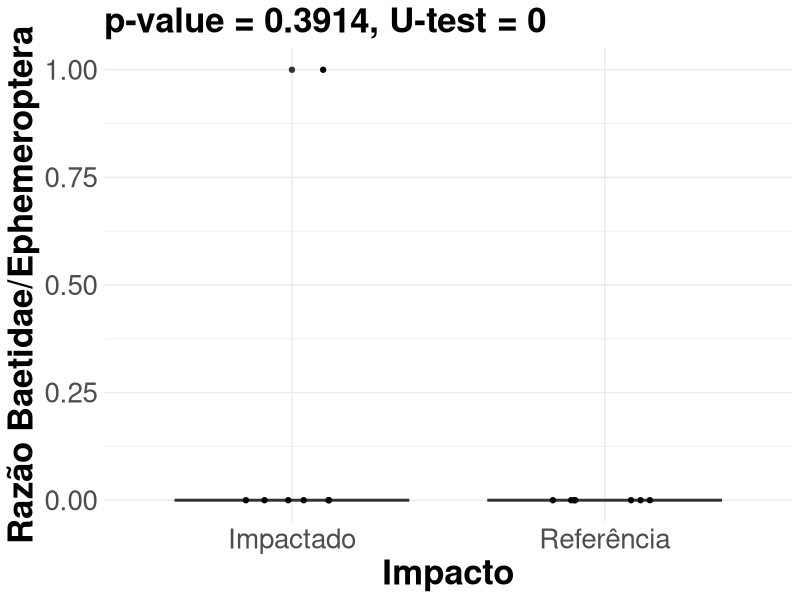
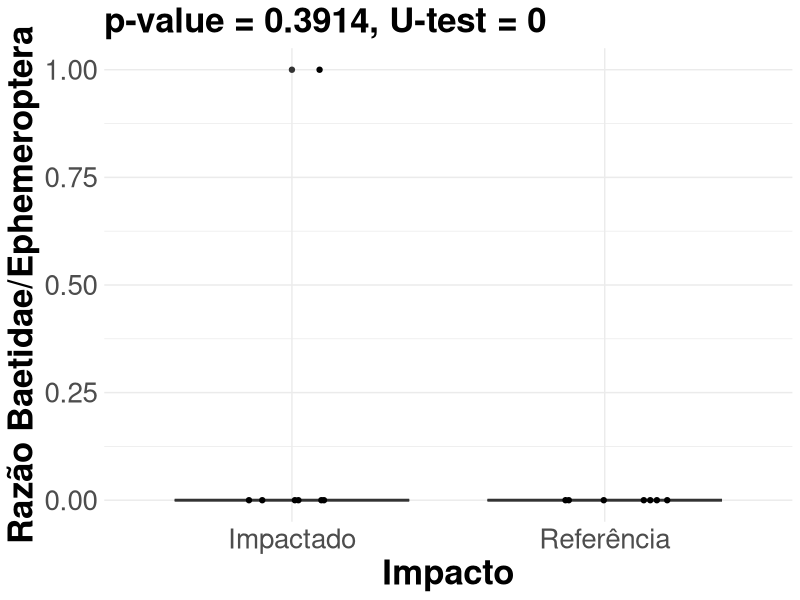
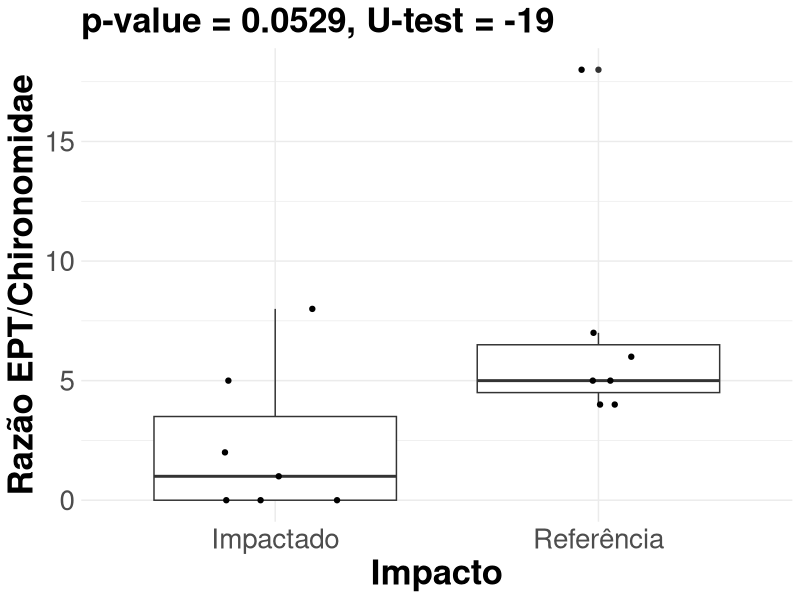
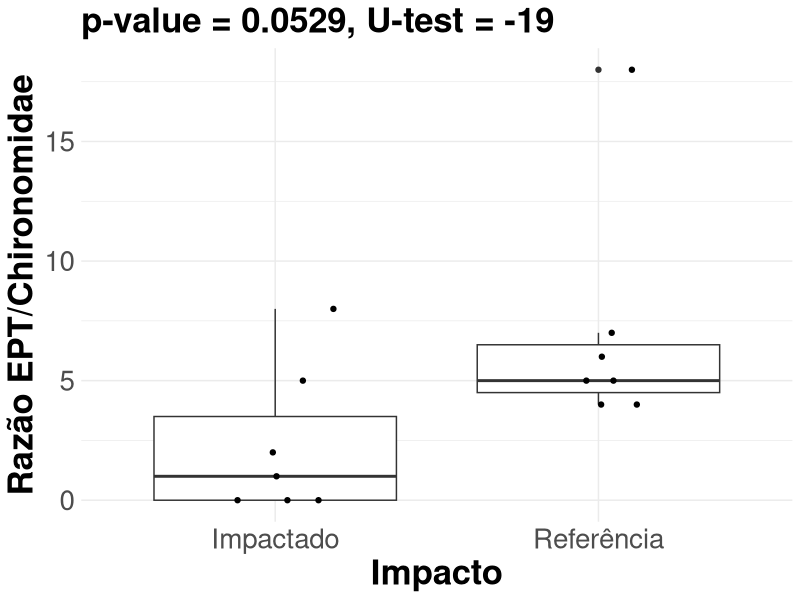
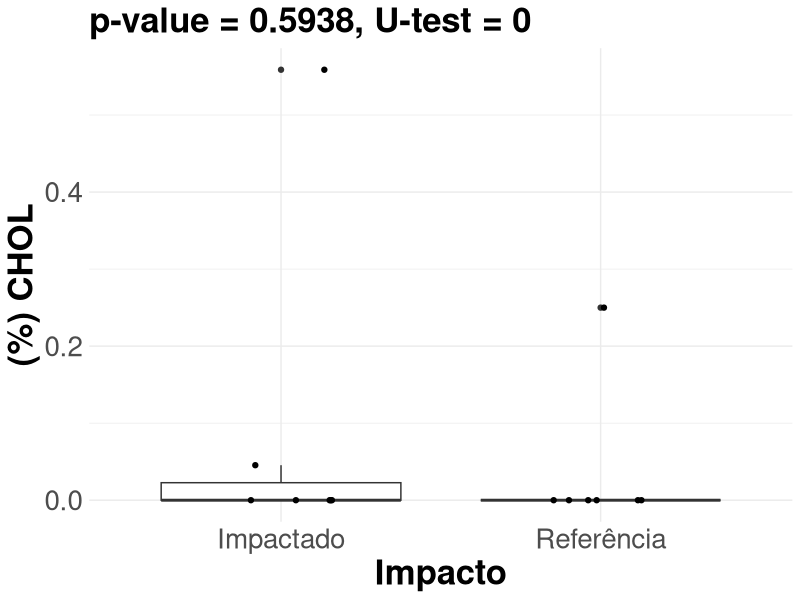
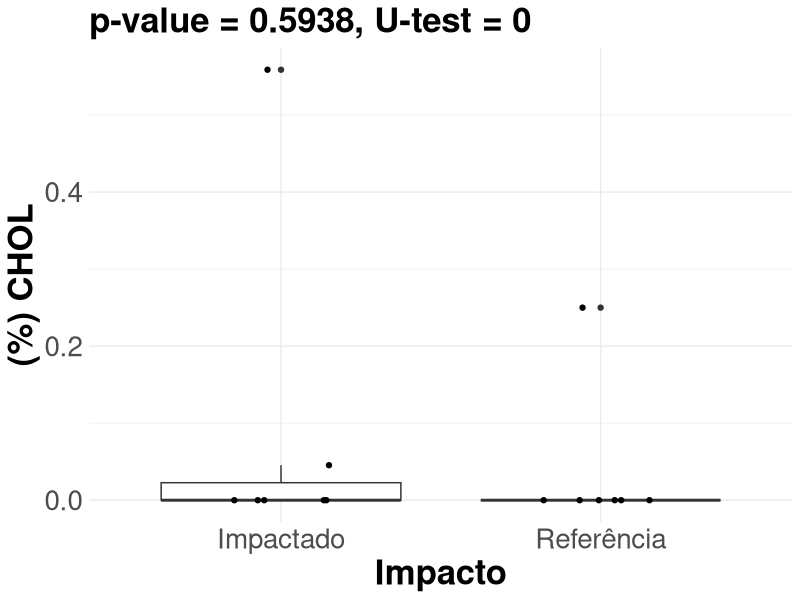
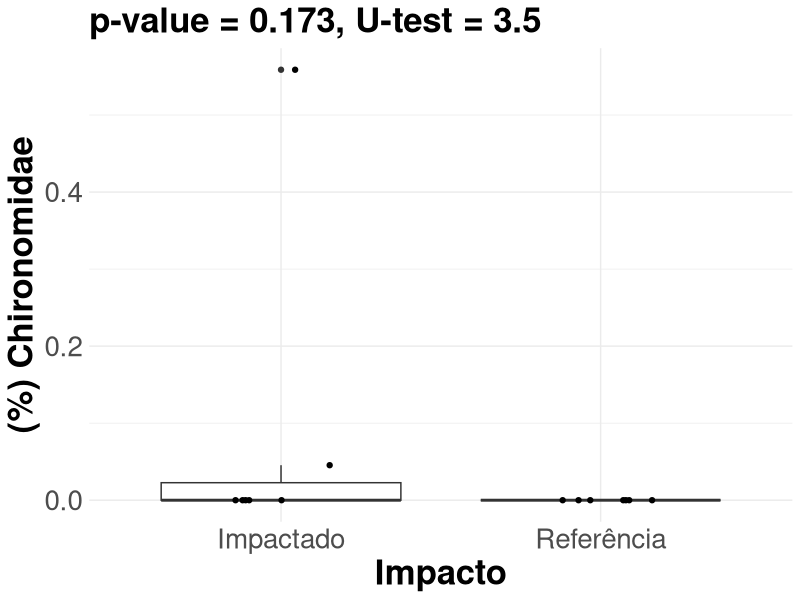
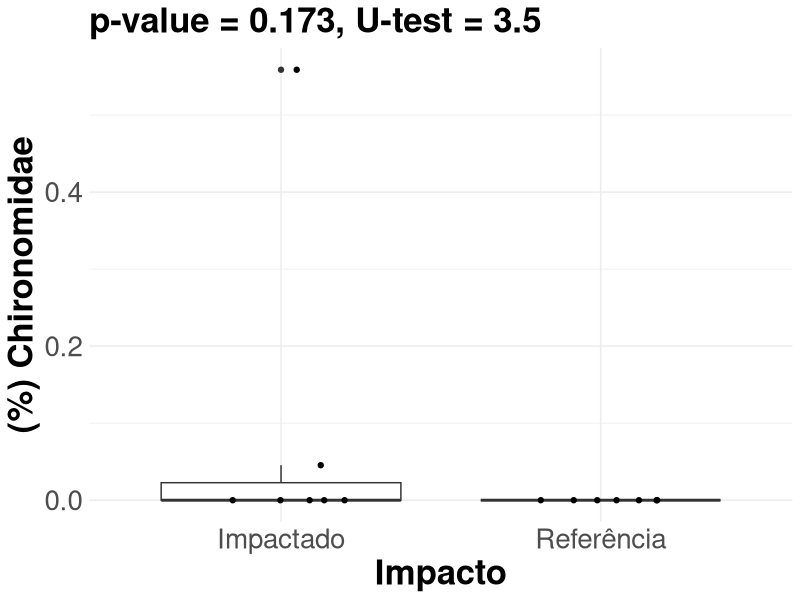

These figures' R source, in order: (Note: this script raises an error after producing the figures.)

library(tidyverse)

################################## Configurações ###############################
set.seed(1994)
pontos_referencia <- c("RiodaBarra-P1/2", "RioMutuca-P1")
pontos_impactado <- c("RiodaBarra-P2", "RioMutuca-P3")

metodos_de_amostragem <- c("D Net")

vetor_estetica_indice <- c(
  "razao_baetidae_ephemeroptera" = "Razão Baetidae/Ephemeroptera",
  "razao_ept_chironomidae" = "Razão EPT/Chironomidae",
  "relativo_chol" = "(%) CHOL",
  "relativo_chironomidae" = "(%) Chironomidae",
  "relativo_ephemeroptera" = "(%) Ephemeroptera",
  "relativo_plecoptera" = "(%) Plecoptera",
  "relativo_trichoptera" = "(%) Trichoptera",
  "relativo_coleoptera" = "(%) Coleoptera",
  "relativo_diptera" = "(%) Diptera",
  "relativo_odonata" = "(%) Odonata",
  "relativo_insecta" = "(%) Insecta",
  "relativo_oligochaeta" = "(%) Oligochaeta",
  "relativo_gastropoda" = "(%) Gastropoda",
  "relativo_crustacea" = "(%) Crustacea",
  "riqueza_classes" = "Classes Taxa",
  "riqueza_ordens" = "Ordens Taxa",
  "riqueza_familias" = "Famílias Taxa",
  "shannon_classes" = "Classes Taxa",
  "shannon_ordens" = "Shannon de Ordens",
  "shannon_familias" = "Shannon de Famílias",
  "pielou_classes" = "Pielou de Classes",
  "pielou_ordens" = "Pielou de Ordens",
  "pielou_familias" = "Pielou de Famílias",
  "riqueza_familias_ephemeroptera" = "Ephemeroptera Taxa",
  "riqueza_familias_trichoptera" = "Trichoptera Taxa",
  "riqueza_familias_plecoptera" = "Plecoptera Taxa",
  "riqueza_familias_coleoptera" = "Coleoptera Taxa",
  "ept_riqueza" = "EPT Taxa",
  "bmwp" = "BMWP",
  "aspt" = "ASPT",
  "coletor_recolhedor_proporcao" = "(%) Coletor-Recolhedor",
  "filtrador_proporcao" = "(%) Filtradores",
  "predador_proporcao" = "(%) Predadores",
  "perfuradores_proporcao" = "(%) Perfuradores",
  "fragmentadores_proporcao" = "(%) Fragmentadores",
  "raspadores_proporcao" = "(%) Raspadores",
  "detritivoros_proporcao" = "(%) Detritívoros",
  "herbivoros_proporcao" = "(%) Herbívoros"
)

vetor_estetica_impacto <- c(
  "referencia" = "Referência",
  "impactado" = "Impactado"
)

# Pastas de figuras
pasta_figuras <- "figuras/indice_multimetrico"
if (!dir.exists(pasta_figuras)) {
  dir.create(pasta_figuras, recursive = TRUE)
}

# Pasta de tabelas
pasta_tabelas <- "tabelas/indice_multimetrico"
if (!dir.exists(pasta_tabelas)) {
  dir.create(pasta_tabelas, recursive = TRUE)
}

################################## Carregar dados ##############################
indices_df <- read_csv("dados/processado/matriz_indices_imaturos_piata.csv")


############################## Pre-processamento ###############################
vetor_respostas <- indices_df %>%
  select(-(campanha:method)) %>%
  names()

# Adicionar coluna de impacto
indices_df <- indices_df %>%
  mutate(
    impacto = case_when(
      locality_name %in% pontos_referencia ~ "referencia",
      locality_name %in% pontos_impactado ~ "impactado",
      TRUE ~ "desconsiderado"
    )
  ) 

# Filtrar dados para análise baseado em rede-D.
dados_filtrados <- indices_df %>%
  filter(impacto != "desconsiderado") %>%
  filter(method %in% metodos_de_amostragem) %>%
  mutate(impacto = as.factor(impacto), method = as.factor(method))

str(dados_filtrados)
################################### Scores #####################################

for (i in vetor_respostas) {
  print(paste("Analisando índice:", i))
  
  test <- dados_filtrados %>%
    select(c("impacto", i))


  # Teste de Mann-Whitney
  teste <- wilcox.test(
    formula = as.formula(paste(i, "~ impacto")),
    data = dados_filtrados
  )
 
  p_value = teste$p.value
  w <- teste$statistic

  # Tamanhos das amostras
  n1 <- dados_filtrados %>%
    filter(impacto == levels(dados_filtrados$impacto)[1]) %>% 
    nrow()
  n2 <- dados_filtrados %>% 
    filter(impacto == levels(dados_filtrados$impacto)[2]) %>% 
    nrow()

  # Cálculo do U
  u <- w - n1 * (n1 + 1) / 2
  
  
  # Criação do gráfico
  nome_indice <- vetor_estetica_indice[[i]]

  plot <- ggplot(
    dados_filtrados,
    aes_string(
      x = "impacto",
      y = i
    )
  ) +
    theme_minimal() +
    geom_boxplot() +
    geom_jitter(width = 0.2, height = 0, alpha = 1) +
    scale_x_discrete(labels = vetor_estetica_impacto) +
    theme(
      text = element_text(size = unit(25, "pt")),
      axis.title = element_text(size = unit(25, "pt"), face = "bold"),
      plot.title = element_text(size = unit(25, "pt"), face = "bold"),
      plot.subtitle = element_text(size = unit(25, "pt"), face = "bold")
    ) +
  # Adicionar títulos e legendas
    labs(
      x = "Impacto",
      y = nome_indice,
      subtitle = paste0(
        "p-value = ", round(p_value, 4),
        ", U-test = ", round(u, 4)
      )
    ) 

  # Salvar o gráfico
  ggsave(
    plot,
    filename = paste0(pasta_figuras, "/boxplot_", i, ".png"),
    width = 8,
    height = 8
  )

    ggsave(
    plot,
    filename = paste0(pasta_figuras, "/boxplot_", i, ".svg"),
    width = 8,
    height = 8
  )
}



############################## spearman correlations ###########################
dados_filtrados_numerico <- dados_filtrados %>%
  select(all_of(vetor_respostas))

# Função para criar matriz de p-valores
pval_spearman <- function(df) {
  vars <- names(df)
  n <- length(vars)
  p_mat <- matrix(NA, n, n)
  colnames(p_mat) <- vars
  rownames(p_mat) <- vars

  # Loop pelos pares de variáveis
  for (i in 1:n) {
    for (j in 1:n) {
      if (i == j) {
        p_mat[i, j] <- 0
      } else {
        teste <- cor.test(df[[i]], df[[j]], method = "spearman")
        p_mat[i, j] <- teste$p.value
      }
    }
  }
  return(p_mat)
}

# Cria as matrizes
correlations <- cor(dados_filtrados_numerico, method = "spearman")
p_values <- pval_spearman(dados_filtrados_numerico)


# salvar tabela de correlações (apenas a parte inferior da matriz)
correlations_lower <- correlations
correlations_lower[upper.tri(correlations_lower)] <- ""
write_csv(
  as.data.frame(correlations_lower) %>%
    rownames_to_column(var = "indice_vs_indice"),
  file.path(pasta_tabelas, "correlacoes_spearman_indices_imaturos_piata.csv")
)


# salvar tabela de p-values (apenas a parte inferior da matriz)
p_values_lower <- p_values
p_values_lower[upper.tri(p_values_lower)] <- ""
write_csv(
  as.data.frame(p_values_lower) %>%
    rownames_to_column(var = "indice_vs_indice"),
  file.path(pasta_tabelas, "p_values_spearman_indices_imaturos_piata.csv")
)
################################################################################
